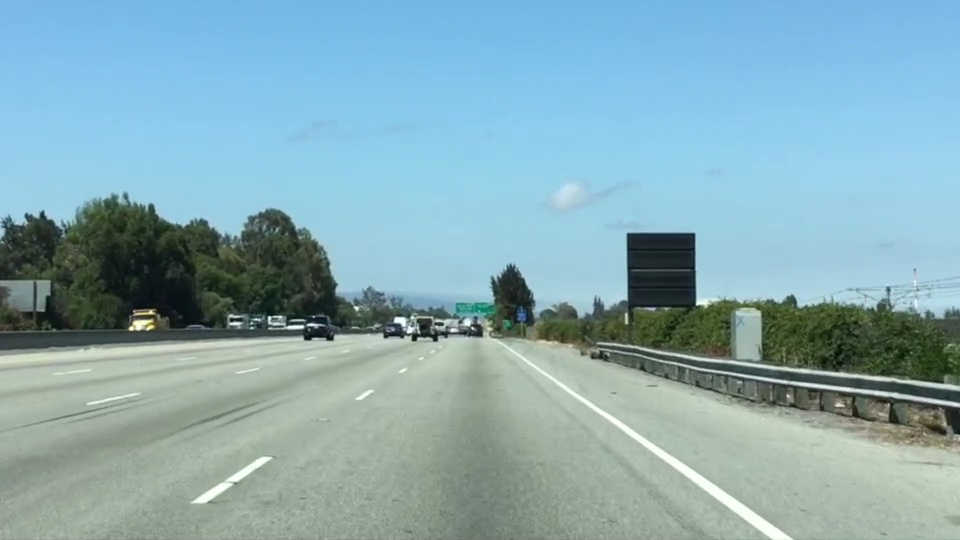
#> input picture first_semester/test.jpg, 960 x 540 px
$ python color_selection.py   (Python 2 division)
#> lines starting #> are read from the running program, lines starting #| are printed output that depends on the picture; after the words box and inside, x2 and y2 are one past the last pixel; in counts of white or black regions, pixels touching at a corner belong together
import matplotlib.pyplot as plt
import matplotlib.image as mpimg
import numpy as np

image = mpimg.imread('test.jpg')
#> image is the input picture: shape (540, 960, 3); mean R, G, B 135.5, 171.1, 179.2
print('This image is: ', type(image),
        'with dimensions: ', image.shape)
#| ('This image is: ', <class 'numpy.ndarray'>, 'with dimensions: ', (540, 960, 3))

ysize = image.shape[0]
#> ysize = 540
xsize = image.shape[1]
#> xsize = 960
print 'x: ', xsize, ', y: ', ysize
#| x:  960 , y:  540

color_select = np.copy(image)

red_threshold = 124
green_threshold = 124
blue_threshold = 124
rgb_threshold = [red_threshold, green_threshold, blue_threshold]

thresholds = (image[:,:,0] < rgb_threshold[0]) \
        | (image[:,:,1] < rgb_threshold[1]) \
        | (image[:,:,2] < rgb_threshold[2])
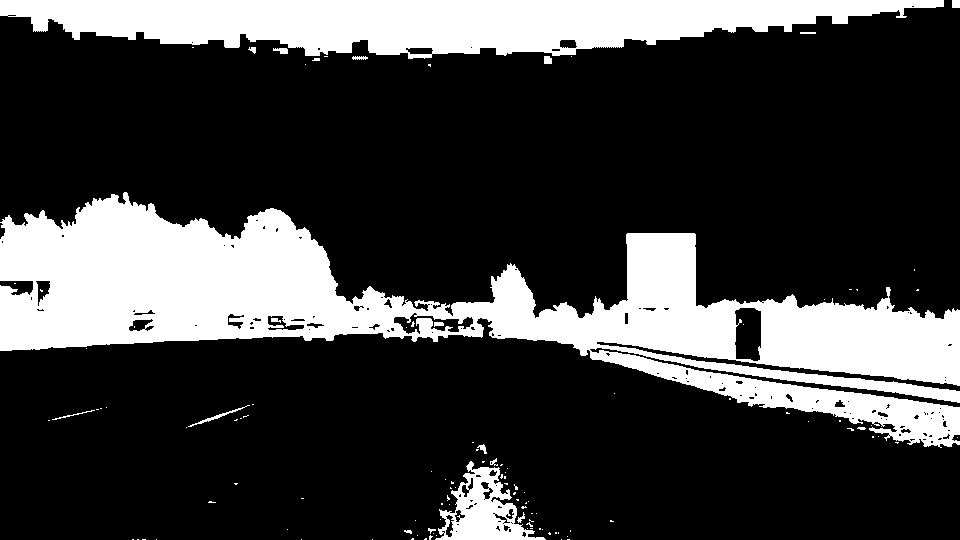
#> thresholds: shape (540, 960) bool; 24.6% white; 115 white regions (95 under 20 px), largest, box (x1, y1, x2, y2) and area: (0, 192, 960, 448) 86918, (0, 0, 944, 59) 35598, (435, 461, 546, 540) 3768

print('This thresholds is: ', type(thresholds),
        'with dimensions: ', thresholds.shape)
#| ('This thresholds is: ', <class 'numpy.ndarray'>, 'with dimensions: ', (540, 960))

color_select[thresholds] = [0,0,0]
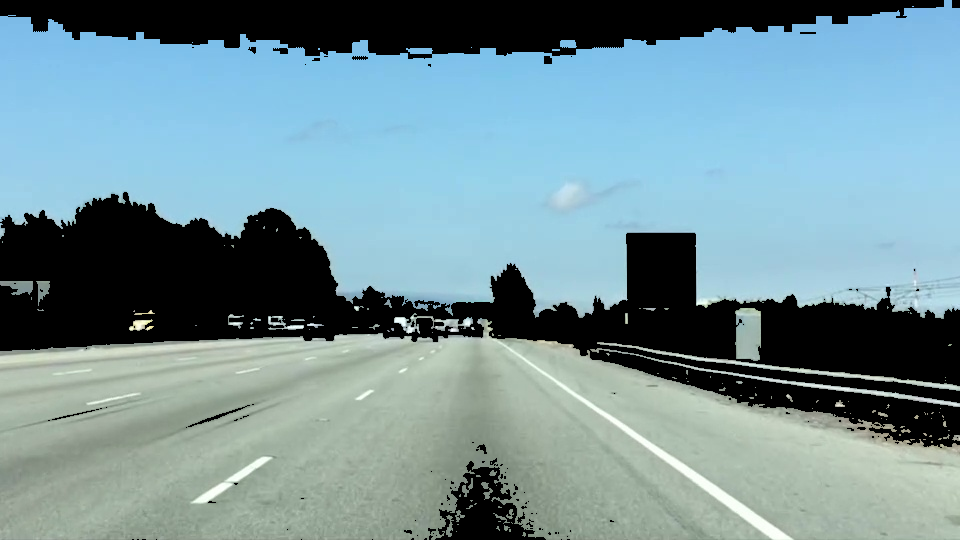
#> color_select: shape (540, 960, 3); mean R, G, B 116.6, 145.2, 152.4

plt.imshow(color_select)
plt.show()
